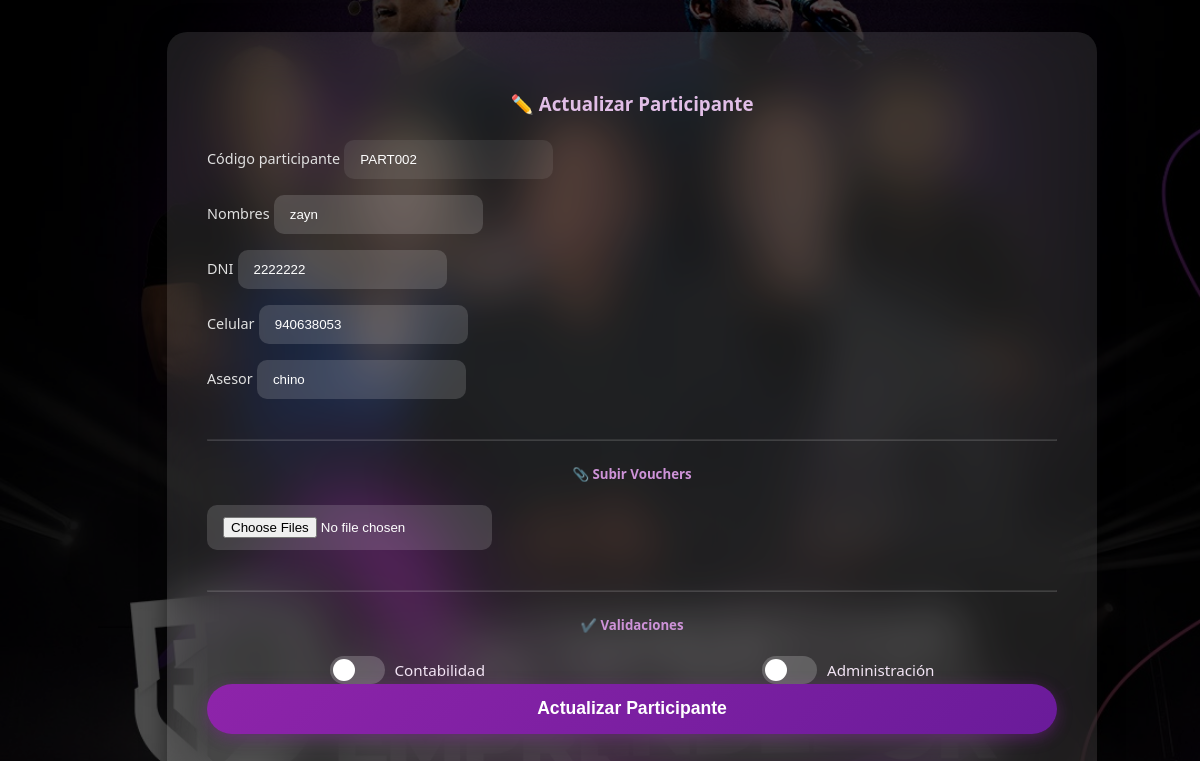
/participantes/participante/actualizar/261/, run on the app's committed database.
### cliente/models.py (models this page shows, shortened)
class Previaparticipantes(models.Model):
    cod_part = models.CharField(max_length=100, unique=True, blank=True)
    nombres = models.CharField(max_length=255, blank=True, null=True)
    dni = models.CharField(max_length=20, blank=True, null=True)
    celular = models.CharField(max_length=9, blank=True, null=True)
    asesor = models.CharField(max_length=255, blank=True, null=True)
    qr_image = models.ImageField(upload_to='qrs/', blank=True, null=True)
    validado_contabilidad = models.BooleanField(default=False)
    validado_administracion = models.BooleanField(default=False)
    token = models.UUIDField(default=uuid4, editable=False, unique=True)
    fecha_validacion = models.DateTimeField(blank=True, null=True)

### cliente/views.py (the view, shortened to what this page needs)
# urls.py: path('participante/actualizar/<int:pk>/', views.actualizar_participante_previa, name='actualizar_participante_previa'),
def actualizar_participante_previa(request, pk):
    participante = get_object_or_404(Previaparticipantes, pk=pk)
    return render(request, 'cliente/actualizar_participante_previo.html', {
        'participante': participante
    })

### cliente/templates/cliente/actualizar_participante_previo.html (shortened to what this page needs)
{% load static %}
{% block content %}
<div class="overlay-login">
  <div class="login-card">
    <h3>✏️ Actualizar Participante</h3>
    <form method="post" enctype="multipart/form-data" action="">
      <div class="row">
        <div class="col-md-6 mb-3">
          <label>Código participante</label>
          <input type="text" name="cod_part" class="form-control" value="{{ participante.cod_part }}" readonly>
        </div>
        <div class="col-md-6 mb-3">
          <label>Nombres</label>
          <input type="text" name="nombres" class="form-control" value="{{ participante.nombres }}" required>
        </div>
      </div>
      <div class="row">
        <div class="col-md-6 mb-3">
          <label>DNI</label>
          <input type="text" name="dni" class="form-control" value="{{ participante.dni }}" required>
        </div>
        <div class="col-md-6 mb-3">
          <label>Celular</label>
          <input type="text" name="celular" class="form-control" value="{{ participante.celular }}" maxlength="9">
        </div>
      </div>
      <div class="mb-3">
        <label>Asesor</label>
        <input type="text" name="asesor" class="form-control" value="{{ participante.asesor }}">
      </div>
      <hr>
      <h5 style="text-align:center;color:#ce93d8;">📎 Subir Vouchers</h5>
      <input type="file" name="vouchers" class="form-control mb-3" multiple accept="image/*">
      <hr>
      <h5 style="text-align:center;color:#ce93d8;">✔️ Validaciones</h5>
      <div class="validation-row">
        <div class="validation-label">
          <label class="switch">
            <span class="slider"></span>
          </label>
          Contabilidad
        </div>
        <div class="validation-label">
          <label class="switch">
            <span class="slider"></span>
          </label>
          Administración
        </div>
      </div>
      <button type="submit" class="btn-actualizar mt-4">Actualizar Participante</button>
    </form>
  </div>
</div>
{% endblock %}

### data on the page
Previaparticipantes: cod_part "PART002", nombres "zayn", dni "2222222", celular "940638053", asesor "chino"
